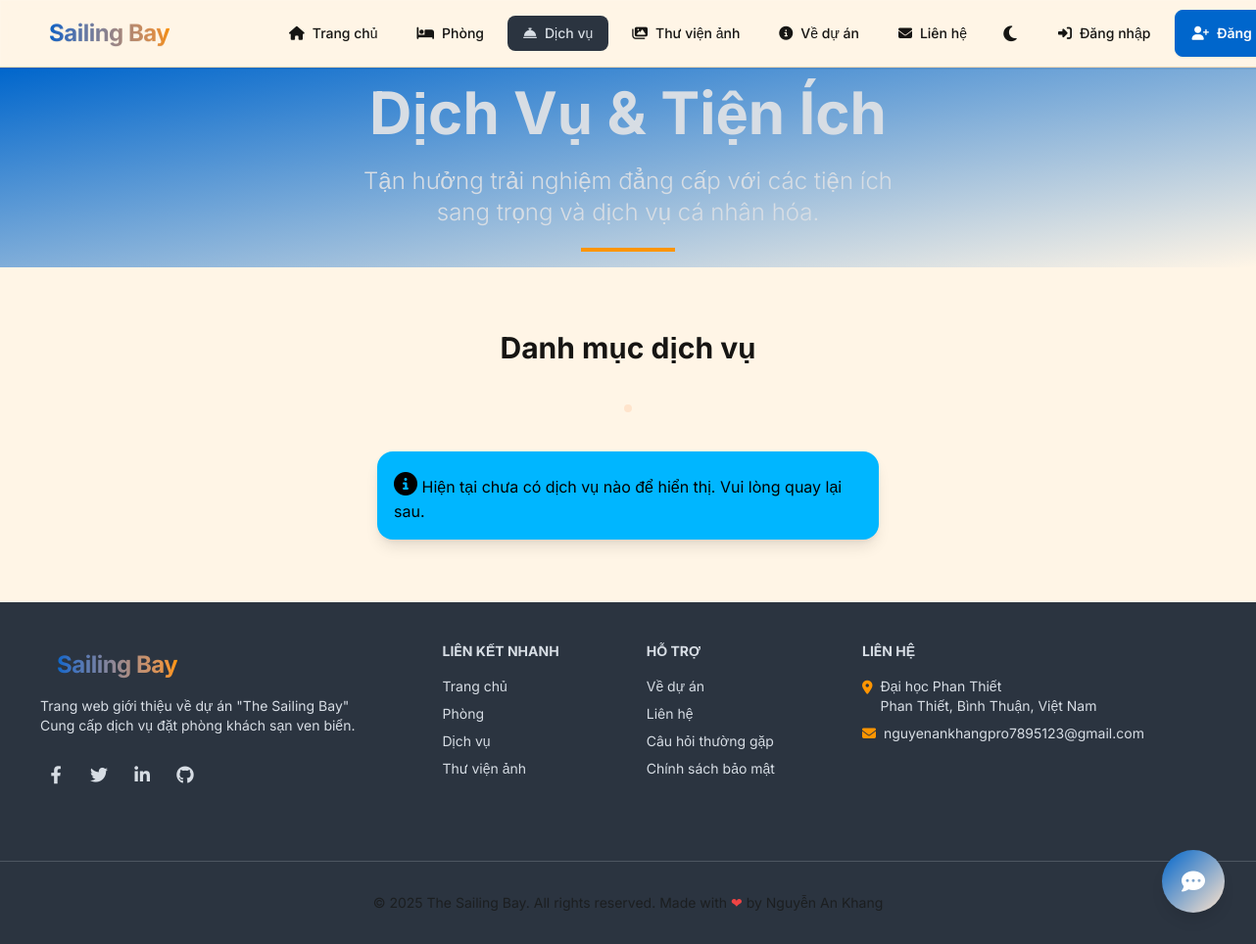
/services/, run on an earlier commit of the app's database.
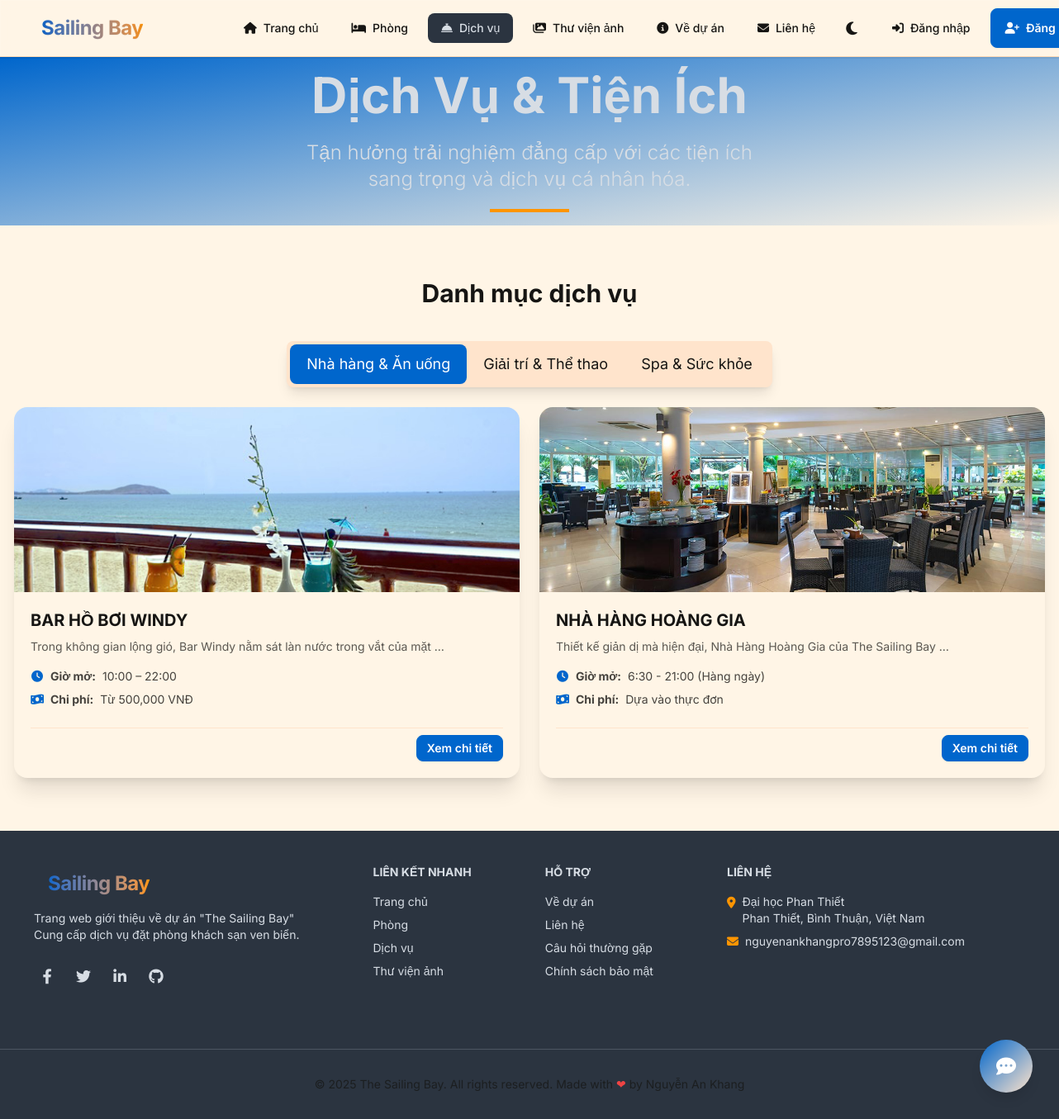
And on a later commit of the database.
### services/models.py (models this page shows, shortened)
class Service(models.Model):
    name = models.CharField(max_length=255) # VD: Ocean Spa, Phòng Gym
    category = models.CharField(
        max_length=20,
        choices=SERVICE_CATEGORY_CHOICES,
        default='RECREATION'
    )
    description = models.TextField(help_text="Mô tả chi tiết về dịch vụ")
    opening_hours = models.CharField(
        max_length=100,
        blank=True,
        help_text="VD: 09:00 - 22:00 (Hàng ngày)"
    )
    rules = models.TextField(
        blank=True,
        help_text="Quy định sử dụng, yêu cầu trang phục, v.v."
    )
    price_info = models.CharField(
        max_length=100,
        help_text="VD: 'Miễn phí cho khách' hoặc 'Từ 500,000 VNĐ'"
    )
    slug = models.SlugField(unique=True, blank=True)
    def get_main_image(self):
        try:
            main_image = self.gallery.get(is_main=True)
            return main_image.image.url
        except ServiceImage.DoesNotExist:
            first_image = self.gallery.first()
            if first_image:
                return first_image.image.url
        return None # Hoặc trả về ảnh placeholder

### services/views.py (the view)
# urls.py: path("", views.service_list, name="service_list"),
def service_list(request):
    all_services = Service.objects.all().order_by('category', 'name')
    categorized_services = {}
    for service in all_services:
        category_name = service.get_category_display()
        if category_name not in categorized_services:
            categorized_services[category_name] = []
        categorized_services[category_name].append(service)
    context = {
        'categorized_services': categorized_services
    }
    return render(request, 'services/services.html', context)

### services/templates/services/services.html (shortened to what the changed rows need)
{% extends "base.html" %}
{% load static %}
{% block content %}
<section class="hero min-h-[60vh] bg-gradient-to-br from-primary to-primary-focus">
    <div class="hero-content text-center text-neutral-content">
        <div class="max-w-xl">
            <h1 class="mb-6 text-5xl md:text-6xl font-bold">
                Dịch Vụ & Tiện Ích
            </h1>
        </div>
    </div>
</section>
<div class="container mx-auto px-4 py-16 max-w-7xl">
    <h2 class="text-3xl font-bold text-center mb-10 text-base-content">Danh mục dịch vụ</h2>
    <div class="flex justify-center mb-6">
        <div role="tablist" class="tabs tabs-boxed tabs-lg shadow-lg" id="service-tab-container">
            {% for category_name, service_list in categorized_services.items %}
            {% with category_id=category_name|slugify|slice:":20" %}
            <a role="tab" class="tab tab-lg {% if forloop.first %}tab-active{% endif %}"
                data-tab-target="#tab-content-{{ category_id }}">
                {{ category_name }}
            </a>
            {% endwith %}
            {% endfor %}
        </div>
    </div>
    <div class="mt-6">
        {% for category_name, service_list in categorized_services.items %}
        {% with category_id=category_name|slugify|slice:":20" %}
 <div id="tab-content-{{ category_id }}"
     class="tab-content-panel {% if not forloop.first %}hidden{% endif %}">
    <div class="flex justify-center">
        <div class="grid grid-cols-1 md:grid-cols-2 lg:grid-cols-2 gap-6 w-full max-w-7xl">
            {% for service in service_list %}
            <div class="card bg-base-100 shadow-xl transition-all duration-300 hover:shadow-2xl hover:-translate-y-2 flex flex-col">
                {% with main_img_url=service.get_main_image %}
                <figure class="h-56">
                    {% if main_img_url %}
                    <img src="{{ main_img_url }}" alt="{{ service.name }}" class="w-full h-full object-cover">
                    {% else %}
                    <img src="https://via.placeholder.com/400x300.png?text={{ service.name|urlencode }}"
                        alt="Chưa có ảnh" class="w-full h-full object-cover">
                    {% endif %}
                </figure>
                {% endwith %}
                <div class="card-body p-5 flex flex-col justify-between">
                    <div>
                        <h3 class="card-title text-xl font-bold">{{ service.name }}</h3>
                        {% if service.description %}
                        <p class="text-base-content/70 text-sm mt-2 mb-4">
                            {{ service.description|truncatewords:15 }}
                        </p>
                        {% endif %}
                        <div class="text-sm space-y-2 mt-2">
                            <p class="flex items-center gap-2 text-base-content/80">
                                <i class="fas fa-clock w-4 text-center text-primary"></i>
                                <strong>Giờ mở:</strong> {{ service.opening_hours|default:"Cả ngày" }}
                            </p>
                            <p class="flex items-center gap-2 text-base-content/80">
                                <i class="fas fa-money-bill-wave w-4 text-center text-primary"></i>
                                <strong>Chi phí:</strong> {{ service.price_info|default:"Miễn phí / Liên hệ" }}
                            </p>
                        </div>
                    </div>
                    <div class="card-actions justify-end mt-4 pt-2 border-t border-base-200">
                        <a href="{% url 'service_detail' service.slug %}" class="btn btn-sm btn-primary">
                            Xem chi tiết
                        </a>
                    </div>
                </div>
            </div>
            {% endfor %}
        </div>
    </div>
</div>
        {% endwith %}
        {% endfor %}
    </div>
    {% if not categorized_services %}
    <div class="alert alert-info shadow-lg max-w-lg mx-auto mt-10">
        <div>
            <i class="fas fa-info-circle text-2xl"></i>
            <span>Hiện tại chưa có dịch vụ nào để hiển thị. Vui lòng quay lại sau.</span>
        </div>
    </div>
    {% endif %}
</div>
{% endblock content %}

What changed in the data, as far as the page shows it:
added Service: category_name "Nhà hàng & Ăn uống", shows a picture, name "BAR HỒ BƠI WINDY", description "Trong không gian lộng gió, Bar Windy nằm sát làn nước trong vắt của mặt …", opening_hours "10:00 – 22:00", price_info "Từ 500,000 VNĐ"
added Service: category_name "Giải trí & Thể thao", shown under "Danh mục dịch vụ"
added Service: category_name "Spa & Sức khỏe", shown under "Danh mục dịch vụ"
added Service: shows a picture, name "NHÀ HÀNG HOÀNG GIA", description "Thiết kế giản dị mà hiện đại, Nhà Hàng Hoàng Gia của The Sailing Bay …", opening_hours "6:30 - 21:00 (Hàng ngày)", price_info "Dựa vào thực đơn"
Also different on the page:
text no longer shown: "Hiện tại chưa có dịch vụ nào để hiển thị. Vui lòng quay lại sau."
